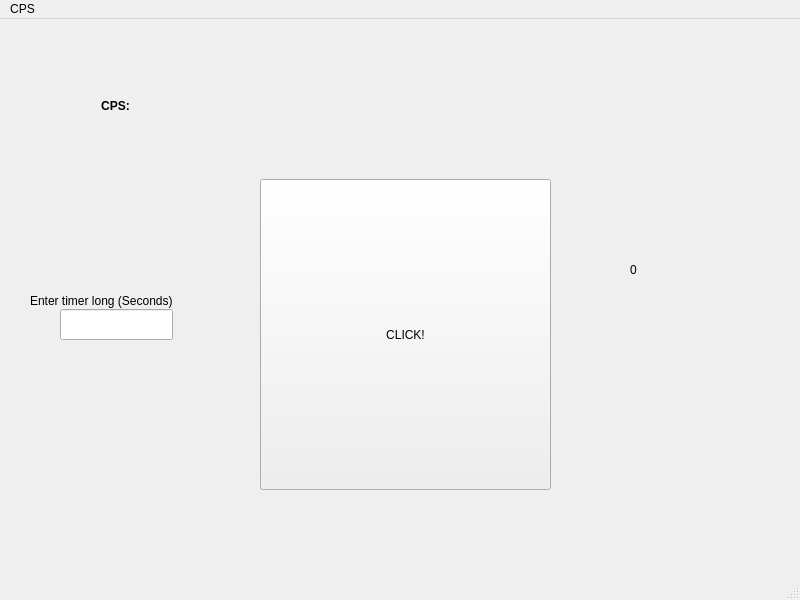
<?xml version="1.0" encoding="UTF-8"?>
<ui version="4.0">
 <class>Clicker</class>
 <widget class="QMainWindow" name="Clicker">
  <property name="geometry">
   <rect>
    <x>0</x>
    <y>0</y>
    <width>800</width>
    <height>600</height>
   </rect>
  </property>
  <property name="windowTitle">
   <string>Clicker</string>
  </property>
  <widget class="QWidget" name="centralwidget">
   <widget class="QPushButton" name="ClickButton">
    <property name="geometry">
     <rect>
      <x>260</x>
      <y>160</y>
      <width>291</width>
      <height>311</height>
     </rect>
    </property>
    <property name="text">
     <string>CLICK!</string>
    </property>
   </widget>
   <widget class="QLabel" name="TEXT">
    <property name="geometry">
     <rect>
      <x>630</x>
      <y>240</y>
      <width>16</width>
      <height>21</height>
     </rect>
    </property>
    <property name="text">
     <string>0</string>
    </property>
   </widget>
   <widget class="QLabel" name="TIMER">
    <property name="geometry">
     <rect>
      <x>330</x>
      <y>100</y>
      <width>141</width>
      <height>31</height>
     </rect>
    </property>
    <property name="text">
     <string/>
    </property>
   </widget>
   <widget class="QLabel" name="LABELFORSECONDS">
    <property name="geometry">
     <rect>
      <x>30</x>
      <y>256</y>
      <width>181</width>
      <height>51</height>
     </rect>
    </property>
    <property name="text">
     <string>Enter timer long (Seconds)</string>
    </property>
   </widget>
   <widget class="QLineEdit" name="INPUTline">
    <property name="geometry">
     <rect>
      <x>60</x>
      <y>290</y>
      <width>113</width>
      <height>31</height>
     </rect>
    </property>
   </widget>
   <widget class="QLabel" name="CURRENTCPS">
    <property name="geometry">
     <rect>
      <x>60</x>
      <y>80</y>
      <width>111</width>
      <height>41</height>
     </rect>
    </property>
    <property name="text">
     <string>&lt;html&gt;&lt;head/&gt;&lt;body&gt;&lt;p align=&quot;center&quot;&gt;&lt;span style=&quot; font-weight:600;&quot;&gt;CPS:&lt;/span&gt;&lt;/p&gt;&lt;p align=&quot;center&quot;&gt;&lt;br/&gt;&lt;/p&gt;&lt;/body&gt;&lt;/html&gt;</string>
    </property>
   </widget>
  </widget>
  <widget class="QMenuBar" name="menubar">
   <property name="geometry">
    <rect>
     <x>0</x>
     <y>0</y>
     <width>800</width>
     <height>22</height>
    </rect>
   </property>
   <widget class="QMenu" name="menuCLICKER">
    <property name="title">
     <string>CPS</string>
    </property>
   </widget>
   <addaction name="menuCLICKER"/>
  </widget>
  <widget class="QStatusBar" name="statusbar"/>
 </widget>
 <resources/>
 <connections/>
</ui>
